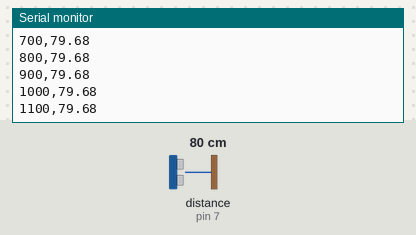
Bench run of a sketch on a simulated Arduino Uno, built with avr-gcc and run on an emulated ATmega328P. Parts: the last lines printed to the serial monitor. Wiring (inferred from the names in the program): ultrasonic range finder: trigger pin 9; echo pin 7. Inputs (shaded band) come from the test bench; at power-on: distance to the obstacle (sensor on pin 7) 80 cm. The echo pulse lasts 58.3 µs per cm.

Above: at 1.2 s.
1.3 s: distance to the obstacle (sensor on pin 7) set to 2 cm
At 1.41 s:
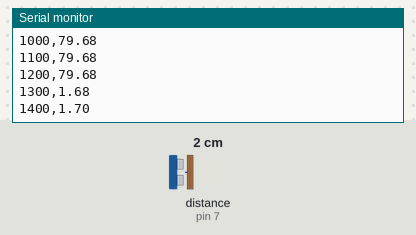
2.8 s: distance to the obstacle (sensor on pin 7) set to 4 cm
At 2.81 s:
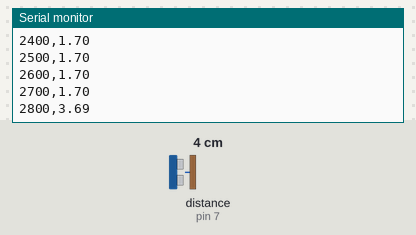
Timing chart, 0 to 5.8 s (numbered marks = the images above; inputs shaded):
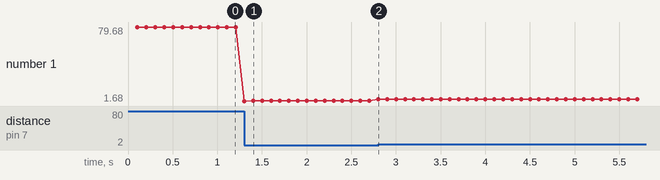

The sketch:

stage3a_ultrasonic_test.ino
```cpp
#include <Arduino.h>

// ============================================================
// TI-RSLK MAX - STAGE 3A: HC-SR04 DISTANCE SENSOR TEST
// Arduino Uno
//
// HC-SR04 connections:
//   VCC  -> 5V
//   GND  -> GND
//   TRIG -> D9
//   ECHO -> D7
//
// Purpose:
//   Measure distance and display it in Serial Monitor.
//   No motor control or obstacle avoidance in this stage.
// ============================================================

// -------------------- ULTRASONIC PINS -----------------------

const uint8_t TRIG_PIN = 9;
const uint8_t ECHO_PIN = 7;

// -------------------- SENSOR SETTINGS -----------------------

const uint32_t SENSOR_INTERVAL_MS = 100;
const uint32_t ECHO_TIMEOUT_US = 30000;

// -------------------- VARIABLES -----------------------------

uint32_t lastSensorReadMs = 0;

float distanceCm = 0.0f;

// -------------------- DISTANCE MEASUREMENT ------------------

float readDistanceCm() {

  // Ensure trigger starts LOW.
  digitalWrite(TRIG_PIN, LOW);
  delayMicroseconds(2);

  // Send a 10 microsecond trigger pulse.
  digitalWrite(TRIG_PIN, HIGH);
  delayMicroseconds(10);
  digitalWrite(TRIG_PIN, LOW);

  // Measure the ECHO pulse duration.
  unsigned long duration = pulseIn(
    ECHO_PIN,
    HIGH,
    ECHO_TIMEOUT_US
  );

  // No valid echo received.
  if (duration == 0) {
    return -1.0f;
  }

  // Speed of sound conversion:
  // Distance (cm) = duration * 0.0343 / 2
  float distance =
    (duration * 0.0343f) / 2.0f;

  return distance;
}

// -------------------- SETUP ---------------------------------

void setup() {

  Serial.begin(115200);

  pinMode(TRIG_PIN, OUTPUT);
  pinMode(ECHO_PIN, INPUT);

  digitalWrite(TRIG_PIN, LOW);

  Serial.println();
  Serial.println(F("# TI-RSLK MAX - Stage 3A"));
  Serial.println(F("# HC-SR04 Ultrasonic Sensor Test"));
  Serial.println(F("# TRIG: D9 | ECHO: D7"));
  Serial.println(F("# Distance readings in centimetres"));
  Serial.println();

  Serial.println(F("TIME_MS,DISTANCE_CM"));
}

// -------------------- MAIN LOOP -----------------------------

void loop() {

  uint32_t now = millis();

  if (now - lastSensorReadMs >= SENSOR_INTERVAL_MS) {

    lastSensorReadMs = now;

    distanceCm = readDistanceCm();

    Serial.print(now);
    Serial.print(',');

    if (distanceCm < 0.0f) {
      Serial.println(F("NO_ECHO"));
    }
    else {
      Serial.println(distanceCm, 2);
    }
  }
}
```

Measured:
- after the input at 1.3 s, the serial monitor: prints a new line at once (image 1)
- plotted number 1: 79.68 → 1.7 after the input at 1.3 s
